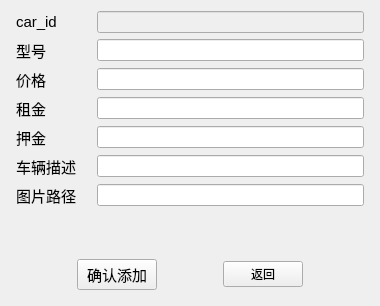
<?xml version="1.0" encoding="UTF-8"?>
<ui version="4.0">
 <class>Add_car</class>
 <widget class="QWidget" name="Add_car">
  <property name="geometry">
   <rect>
    <x>0</x>
    <y>0</y>
    <width>380</width>
    <height>306</height>
   </rect>
  </property>
  <property name="windowTitle">
   <string>Form</string>
  </property>
  <layout class="QHBoxLayout" name="horizontalLayout_9">
   <item>
    <spacer name="horizontalSpacer_4">
     <property name="orientation">
      <enum>Qt::Horizontal</enum>
     </property>
     <property name="sizeType">
      <enum>QSizePolicy::Fixed</enum>
     </property>
     <property name="sizeHint" stdset="0">
      <size>
       <width>5</width>
       <height>20</height>
      </size>
     </property>
    </spacer>
   </item>
   <item>
    <layout class="QVBoxLayout" name="verticalLayout_2">
     <item>
      <layout class="QVBoxLayout" name="verticalLayout">
       <item>
        <layout class="QHBoxLayout" name="horizontalLayout">
         <item>
          <widget class="QLabel" name="label_car_id">
           <property name="minimumSize">
            <size>
             <width>75</width>
             <height>0</height>
            </size>
           </property>
           <property name="font">
            <font>
             <pointsize>11</pointsize>
            </font>
           </property>
           <property name="text">
            <string>car_id</string>
           </property>
          </widget>
         </item>
         <item>
          <widget class="QLineEdit" name="lineEdit_car_id">
           <property name="enabled">
            <bool>false</bool>
           </property>
          </widget>
         </item>
        </layout>
       </item>
       <item>
        <layout class="QHBoxLayout" name="horizontalLayout_7">
         <item>
          <widget class="QLabel" name="label_model">
           <property name="minimumSize">
            <size>
             <width>75</width>
             <height>0</height>
            </size>
           </property>
           <property name="font">
            <font>
             <pointsize>11</pointsize>
            </font>
           </property>
           <property name="text">
            <string>型号</string>
           </property>
          </widget>
         </item>
         <item>
          <widget class="QLineEdit" name="lineEdit_model"/>
         </item>
        </layout>
       </item>
       <item>
        <layout class="QHBoxLayout" name="horizontalLayout_6">
         <item>
          <widget class="QLabel" name="label_price">
           <property name="minimumSize">
            <size>
             <width>75</width>
             <height>0</height>
            </size>
           </property>
           <property name="font">
            <font>
             <pointsize>11</pointsize>
            </font>
           </property>
           <property name="text">
            <string>价格</string>
           </property>
          </widget>
         </item>
         <item>
          <widget class="QLineEdit" name="lineEdit_price"/>
         </item>
        </layout>
       </item>
       <item>
        <layout class="QHBoxLayout" name="horizontalLayout_5">
         <item>
          <widget class="QLabel" name="label_rent">
           <property name="minimumSize">
            <size>
             <width>75</width>
             <height>0</height>
            </size>
           </property>
           <property name="font">
            <font>
             <pointsize>11</pointsize>
            </font>
           </property>
           <property name="text">
            <string>租金</string>
           </property>
          </widget>
         </item>
         <item>
          <widget class="QLineEdit" name="lineEdit_rent"/>
         </item>
        </layout>
       </item>
       <item>
        <layout class="QHBoxLayout" name="horizontalLayout_3">
         <item>
          <widget class="QLabel" name="label_deposit">
           <property name="minimumSize">
            <size>
             <width>75</width>
             <height>0</height>
            </size>
           </property>
           <property name="font">
            <font>
             <pointsize>11</pointsize>
            </font>
           </property>
           <property name="text">
            <string>押金</string>
           </property>
          </widget>
         </item>
         <item>
          <widget class="QLineEdit" name="lineEdit_deposit"/>
         </item>
        </layout>
       </item>
       <item>
        <layout class="QHBoxLayout" name="horizontalLayout_4">
         <item>
          <widget class="QLabel" name="label_description">
           <property name="minimumSize">
            <size>
             <width>75</width>
             <height>0</height>
            </size>
           </property>
           <property name="font">
            <font>
             <pointsize>11</pointsize>
            </font>
           </property>
           <property name="text">
            <string>车辆描述</string>
           </property>
          </widget>
         </item>
         <item>
          <widget class="QLineEdit" name="lineEdit_description"/>
         </item>
        </layout>
       </item>
       <item>
        <layout class="QHBoxLayout" name="horizontalLayout_2">
         <item>
          <widget class="QLabel" name="label_img">
           <property name="minimumSize">
            <size>
             <width>75</width>
             <height>0</height>
            </size>
           </property>
           <property name="font">
            <font>
             <pointsize>11</pointsize>
            </font>
           </property>
           <property name="text">
            <string>图片路径</string>
           </property>
          </widget>
         </item>
         <item>
          <widget class="QLineEdit" name="lineEdit_img"/>
         </item>
        </layout>
       </item>
      </layout>
     </item>
     <item>
      <spacer name="verticalSpacer">
       <property name="orientation">
        <enum>Qt::Vertical</enum>
       </property>
       <property name="sizeType">
        <enum>QSizePolicy::Expanding</enum>
       </property>
       <property name="sizeHint" stdset="0">
        <size>
         <width>20</width>
         <height>5</height>
        </size>
       </property>
      </spacer>
     </item>
     <item>
      <layout class="QHBoxLayout" name="horizontalLayout_8">
       <item>
        <spacer name="horizontalSpacer_3">
         <property name="orientation">
          <enum>Qt::Horizontal</enum>
         </property>
         <property name="sizeHint" stdset="0">
          <size>
           <width>40</width>
           <height>20</height>
          </size>
         </property>
        </spacer>
       </item>
       <item>
        <widget class="QPushButton" name="pushButton_ack">
         <property name="font">
          <font>
           <pointsize>11</pointsize>
          </font>
         </property>
         <property name="text">
          <string>确认添加</string>
         </property>
        </widget>
       </item>
       <item>
        <spacer name="horizontalSpacer">
         <property name="orientation">
          <enum>Qt::Horizontal</enum>
         </property>
         <property name="sizeHint" stdset="0">
          <size>
           <width>40</width>
           <height>20</height>
          </size>
         </property>
        </spacer>
       </item>
       <item>
        <widget class="QPushButton" name="pushButton_back">
         <property name="text">
          <string>返回</string>
         </property>
        </widget>
       </item>
       <item>
        <spacer name="horizontalSpacer_2">
         <property name="orientation">
          <enum>Qt::Horizontal</enum>
         </property>
         <property name="sizeHint" stdset="0">
          <size>
           <width>40</width>
           <height>20</height>
          </size>
         </property>
        </spacer>
       </item>
      </layout>
     </item>
     <item>
      <spacer name="verticalSpacer_2">
       <property name="orientation">
        <enum>Qt::Vertical</enum>
       </property>
       <property name="sizeType">
        <enum>QSizePolicy::Fixed</enum>
       </property>
       <property name="sizeHint" stdset="0">
        <size>
         <width>20</width>
         <height>5</height>
        </size>
       </property>
      </spacer>
     </item>
    </layout>
   </item>
   <item>
    <spacer name="horizontalSpacer_5">
     <property name="orientation">
      <enum>Qt::Horizontal</enum>
     </property>
     <property name="sizeType">
      <enum>QSizePolicy::Fixed</enum>
     </property>
     <property name="sizeHint" stdset="0">
      <size>
       <width>5</width>
       <height>20</height>
      </size>
     </property>
    </spacer>
   </item>
  </layout>
 </widget>
 <resources/>
 <connections/>
</ui>
